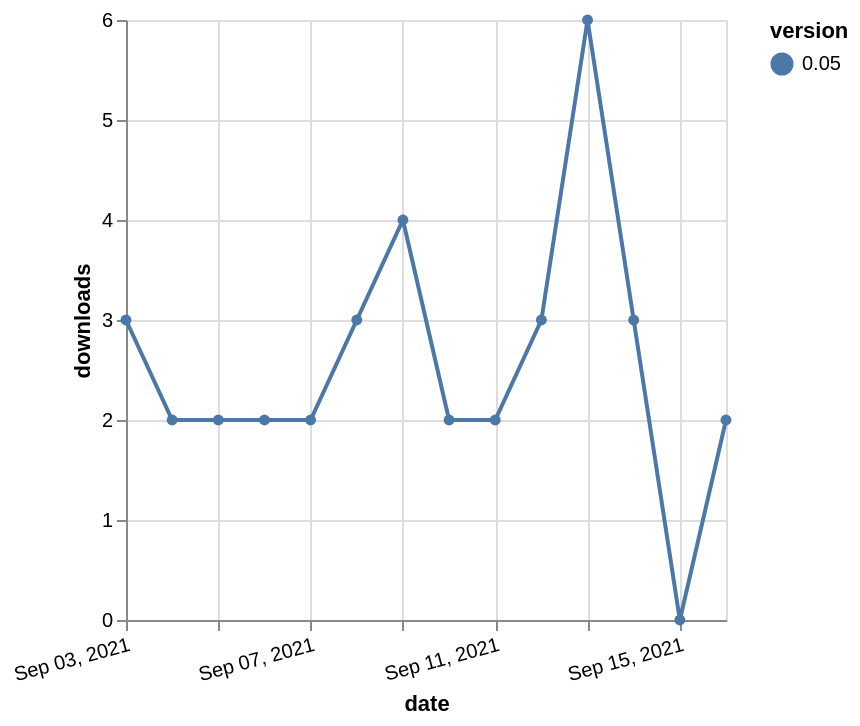

Source (Vega-Lite JSON):
### Vega-Lite specification from a JSON file in a GitHub repository (floating-point values rounded to 4 significant figures)
{"$schema": "https://vega.github.io/schema/vega-lite/v5.json", "description": "A simple bar chart with embedded data.", "data": {"values": [{"date": "2021-09-03", "total": 2838, "delta": 3, "version": "0.05"}, {"date": "2021-09-04", "total": 2840, "delta": 2, "version": "0.05"}, {"date": "2021-09-05", "total": 2842, "delta": 2, "version": "0.05"}, {"date": "2021-09-06", "total": 2844, "delta": 2, "version": "0.05"}, {"date": "2021-09-07", "total": 2846, "delta": 2, "version": "0.05"}, {"date": "2021-09-08", "total": 2849, "delta": 3, "version": "0.05"}, {"date": "2021-09-09", "total": 2853, "delta": 4, "version": "0.05"}, {"date": "2021-09-10", "total": 2855, "delta": 2, "version": "0.05"}, {"date": "2021-09-11", "total": 2857, "delta": 2, "version": "0.05"}, {"date": "2021-09-12", "total": 2860, "delta": 3, "version": "0.05"}, {"date": "2021-09-13", "total": 2866, "delta": 6, "version": "0.05"}, {"date": "2021-09-14", "total": 2869, "delta": 3, "version": "0.05"}, {"date": "2021-09-15", "total": 2869, "delta": 0, "version": "0.05"}, {"date": "2021-09-16", "total": 2871, "delta": 2, "version": "0.05"}]}, "width": "container", "mark": {"type": "line", "point": {"filled": true}}, "encoding": {"x": {"field": "date", "type": "temporal", "timeUnit": "yearmonthdate", "title": "date", "axis": {"labelAngle": -15}}, "y": {"field": "delta", "type": "quantitative", "title": "downloads"}, "color": {"field": "version", "type": "nominal"}, "tooltip": {"field": "delta"}}}
